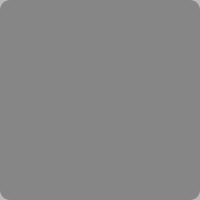
<?xml version="1.0" encoding="UTF-8"?>
<ui version="4.0">
 <class>LoadingOverlay</class>
 <widget class="QWidget" name="LoadingOverlay">
  <property name="geometry">
   <rect>
    <x>0</x>
    <y>0</y>
    <width>200</width>
    <height>200</height>
   </rect>
  </property>
  <property name="sizePolicy">
   <sizepolicy hsizetype="Preferred" vsizetype="Preferred">
    <horstretch>0</horstretch>
    <verstretch>0</verstretch>
   </sizepolicy>
  </property>
  <property name="windowTitle">
   <string>Form</string>
  </property>
  <property name="styleSheet">
   <string notr="true">#LoadingOverlay {
    background-color: rgba(0, 0, 0, 70); /* Màu đen mờ 70% */
    border-radius: 10px; /* Bo tròn góc (tùy chọn) */
}</string>
  </property>
  <layout class="QVBoxLayout" name="verticalLayout">
   <property name="leftMargin">
    <number>0</number>
   </property>
   <property name="topMargin">
    <number>0</number>
   </property>
   <property name="rightMargin">
    <number>0</number>
   </property>
   <property name="bottomMargin">
    <number>0</number>
   </property>
   <item>
    <widget class="QLabel" name="gif_label">
     <property name="styleSheet">
      <string notr="true"/>
     </property>
     <property name="text">
      <string/>
     </property>
     <property name="alignment">
      <set>Qt::AlignCenter</set>
     </property>
    </widget>
   </item>
  </layout>
 </widget>
 <resources>
  <include location="../../resources/resources.qrc"/>
 </resources>
 <connections/>
</ui>
